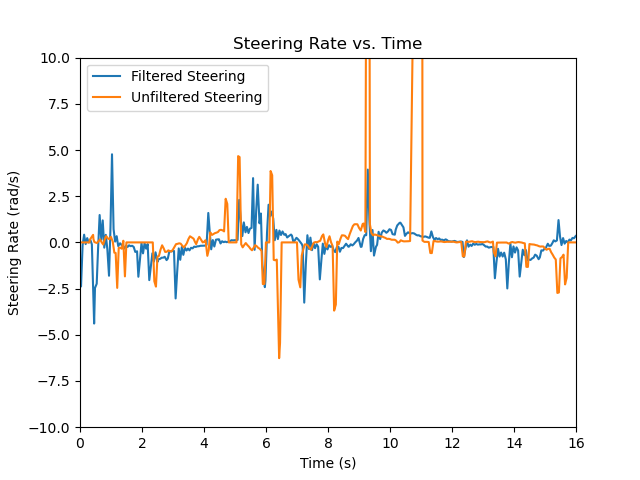

Write the Python code that produced this figure.
# Plot the steering rate velocity over time, with the ability to compare between two runs


import argparse, argcomplete
from rosbag_utils import open_bagfile
import numpy as np
import yaml
import tqdm
from rosidl_runtime_py.utilities import get_message
from rclpy.serialization import deserialize_message
import matplotlib.pyplot as plt
import datetime as dt
import os


# from ackermann_to_vesc_node parameters in c1t_bringup/params/params.yaml
STEERING_TO_SERVO_OFFSET = 0.425
STEERING_TO_SERVO_GAIN = -0.55


def plot_steering_rate(bag_dir, label, start_offset=0.0):
    metadatafile : str = os.path.join(bag_dir, "metadata.yaml")
    if not os.path.isfile(metadatafile):
        raise ValueError("Metadata file %s does not exist. Are you sure %s is a valid rosbag?" % (metadatafile, bag_dir))
    with open(metadatafile, "r") as f:
        metadata_dict : dict = yaml.load(f, Loader=yaml.SafeLoader)["rosbag2_bagfile_information"]
    storage_id = metadata_dict['storage_identifier']
    servo_topic = '/commands/servo/position'
    topic_count_dict = {entry["topic_metadata"]["name"] : entry["message_count"] for entry in metadata_dict["topics_with_message_count"]}
    reader, type_map = open_bagfile(bag_dir, topics=[servo_topic], storage_id=storage_id)
    timestamps = np.zeros(topic_count_dict[servo_topic],)
    steering_angles = np.zeros(topic_count_dict[servo_topic],)
    for idx in tqdm.tqdm(iterable=range(topic_count_dict[servo_topic])):
        if(reader.has_next()):
            (topic, data, timestamp) = reader.read_next()
            msg_type = type_map[topic]
            msg_type_full = get_message(msg_type)
            msg = deserialize_message(data, msg_type_full)
            timestamps[idx] = timestamp
            steering_angles[idx] = (msg.data - STEERING_TO_SERVO_OFFSET) / STEERING_TO_SERVO_GAIN
    dates = np.array([dt.datetime.fromtimestamp(ts * 1e-9) for ts in timestamps])
    start_time = dates[0]
    times = np.array([(date - start_time).total_seconds() - start_offset for date in dates])
    steering_rates = np.gradient(steering_angles, times)
    plt.plot(times, steering_rates, label=label)
    print("Standard Deviation:", np.std(steering_rates[:-5]))


if __name__=="__main__":
    parser = argparse.ArgumentParser(description="Plot steering rate of C1T trucks")
    parser.add_argument("filtered_bag", type=str, help="Directory of bag with filtered steering")
    parser.add_argument("--filtered_bag_offset", type=float, default=0.0, help="Time offset for start of bag with filtered steering")
    parser.add_argument("--unfiltered_bag", type=str, help="Directory of bag with unfiltered steering")
    parser.add_argument("--unfiltered_bag_offset", type=float, default=0.0, help="Time offset for start of bag with unfiltered steering")
    parser.add_argument("--png_out", type=str, help="File path to save the plot")
    argcomplete.autocomplete(parser)
    args = parser.parse_args()
    argdict : dict = vars(args)
    plot_steering_rate(os.path.normpath(os.path.abspath(argdict["filtered_bag"])), "Filtered Steering", argdict["filtered_bag_offset"])
    if argdict["unfiltered_bag"]:
        plot_steering_rate(os.path.normpath(os.path.abspath(argdict["unfiltered_bag"])), "Unfiltered Steering", argdict["unfiltered_bag_offset"])
    plt.xlim([0,16])
    plt.ylim([-10, 10])
    plt.xlabel("Time (s)")
    plt.ylabel("Steering Rate (rad/s)")
    plt.title("Steering Rate vs. Time")
    plt.legend()
    if argdict["png_out"]:
        plt.savefig(argdict["png_out"])
    plt.show()
